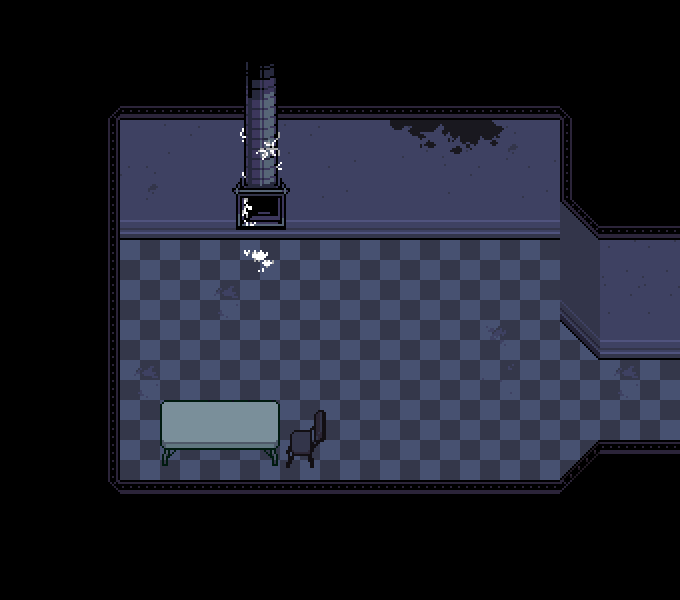

Tiled map render using the project's own tile images. Description and the whole map definition, tile-layer contents included, below:
An orthogonal 17x15 tile map with 40x40 px tiles, 3 tile layers (Tile Layer 1, Tile Layer 2, Tile Layer 3), 2 tilesets and 13 objects (transition, right, spawn).

<map version="1.10" tiledversion="1.10.2" orientation="orthogonal" renderorder="right-down" width="17" height="15" tilewidth="40" tileheight="40" infinite="0" nextlayerid="7" nextobjectid="14">
 <properties>
  <property name="light" type="bool" value="true" />
  <property name="music" value="undertale_yellow/steamworks_overworld" />
 </properties>
 <tileset firstgid="1" source="../../tilesets/steamworks.tsx" />
 <tileset firstgid="1497" source="../../tilesets/steamworks_objects.tsx" />
 <layer id="1" name="Tile Layer 1" width="17" height="15">
  <data encoding="csv">
51,51,51,51,51,51,51,51,51,51,51,51,51,51,51,51,51,
51,51,51,51,51,51,51,51,51,51,51,51,51,51,51,51,51,
51,51,20,85,85,85,85,85,85,85,85,85,85,85,21,51,51,
51,51,53,154,153,154,154,153,154,154,119,119,120,154,50,51,51,
51,51,53,120,154,154,154,154,119,154,154,153,154,119,50,51,51,
51,51,53,187,187,187,187,187,187,187,187,187,187,187,84,85,85,
51,51,53,22,22,22,22,22,22,22,22,22,22,22,118,119,119,
51,51,53,22,22,56,22,22,22,22,22,22,22,22,152,153,153,
51,51,53,22,22,22,22,22,22,22,22,22,23,22,22,187,187,
51,51,53,56,22,22,22,22,22,22,22,22,57,22,22,56,22,
51,51,53,22,22,22,22,22,22,22,22,22,22,22,22,22,22,
51,51,53,22,22,22,22,22,22,22,22,22,22,22,22,17,17,
51,51,54,17,17,17,17,17,17,17,17,17,17,17,55,51,51,
51,51,51,51,51,51,51,51,51,51,51,51,51,51,51,51,51,
51,51,51,51,51,51,51,51,51,51,51,51,51,51,51,51,51
</data>
 </layer>
 <layer id="2" name="Tile Layer 2" width="17" height="15">
  <data encoding="csv">
0,0,0,0,0,0,0,0,0,0,0,0,0,0,0,0,0,
0,0,0,0,0,0,0,0,0,0,0,0,0,0,0,0,0,
0,0,0,0,0,0,0,0,0,0,0,0,0,0,0,0,0,
0,0,0,0,0,0,0,0,0,258,259,260,261,0,0,0,0,
0,0,0,0,0,0,0,0,0,0,0,0,0,0,0,0,0,
0,0,0,0,0,0,0,0,0,0,0,0,0,0,0,0,0,
0,0,0,0,0,0,327,0,0,0,0,0,0,0,0,0,0,
0,0,0,0,0,0,0,0,0,0,0,0,0,0,0,0,0,
0,0,0,0,0,0,0,0,0,0,0,0,0,0,186,0,0,
0,0,0,0,0,0,0,0,0,0,0,0,0,0,0,0,0,
0,0,0,0,465,466,467,469,470,0,0,0,0,0,0,0,0,
0,0,0,0,499,500,501,503,504,0,0,0,0,0,443,0,0,
0,0,0,0,0,0,0,0,0,0,0,0,0,0,0,0,0,
0,0,0,0,0,0,0,0,0,0,0,0,0,0,0,0,0,
0,0,0,0,0,0,0,0,0,0,0,0,0,0,0,0,0
</data>
 </layer>
 <layer id="3" name="Tile Layer 3" width="17" height="15" offsetx="28" offsety="-4">
  <data encoding="csv">
0,0,0,0,0,0,0,0,0,0,0,0,0,0,0,0,0,
0,0,0,0,0,0,0,0,0,0,0,0,0,0,0,0,0,
0,0,0,0,0,0,0,0,0,0,0,0,0,0,0,0,0,
0,0,0,0,0,0,0,0,0,0,0,0,0,0,0,0,0,
0,0,0,0,0,0,0,0,0,0,0,0,0,0,0,0,0,
0,0,0,0,0,1532,0,0,0,0,0,0,0,0,0,0,0,
0,0,0,0,0,0,0,0,0,0,0,0,0,0,0,0,0,
0,0,0,0,0,0,0,0,0,0,0,0,0,0,0,0,0,
0,0,0,0,0,0,0,0,0,0,0,0,0,0,0,0,0,
0,0,0,0,0,0,0,0,0,0,0,0,0,0,0,0,0,
0,0,0,0,0,0,0,0,0,0,0,0,0,0,0,0,0,
0,0,0,0,0,0,0,0,0,0,0,0,0,0,0,0,0,
0,0,0,0,0,0,0,0,0,0,0,0,0,0,0,0,0,
0,0,0,0,0,0,0,0,0,0,0,0,0,0,0,0,0,
0,0,0,0,0,0,0,0,0,0,0,0,0,0,0,0,0
</data>
 </layer>
 <objectgroup id="4" name="collision">
  <object id="4" x="80" y="480" width="520" height="40" />
  <object id="5" x="80" y="200" width="520" height="40" />
  <object id="6" x="600" y="320" width="80" height="40" />
  <object id="7" x="600" y="440" width="80" height="40" />
  <object id="8" x="560" y="240" width="40" height="80" />
  <object id="9" x="80" y="240" width="40" height="240" />
  <object id="10" x="600" y="360">
   <polygon points="0,0 0,-40 -40,-40" />
  </object>
  <object id="11" x="560" y="480">
   <polygon points="0,0 40,0 40,-40" />
  </object>
  <object id="12" x="286" y="410" width="40" height="58" />
  <object id="13" x="160" y="400" width="120" height="66" />
 </objectgroup>
 <objectgroup id="5" name="objects">
  <object id="3" name="transition" x="640" y="360" width="40" height="80">
   <properties>
    <property name="map" value="steamworks/05" />
    <property name="marker" value="left" />
   </properties>
  </object>
 </objectgroup>
 <objectgroup id="6" name="markers">
  <object id="1" name="right" x="600" y="400">
   <point />
  </object>
  <object id="2" name="spawn" x="340" y="360">
   <point />
  </object>
 </objectgroup>
</map>
